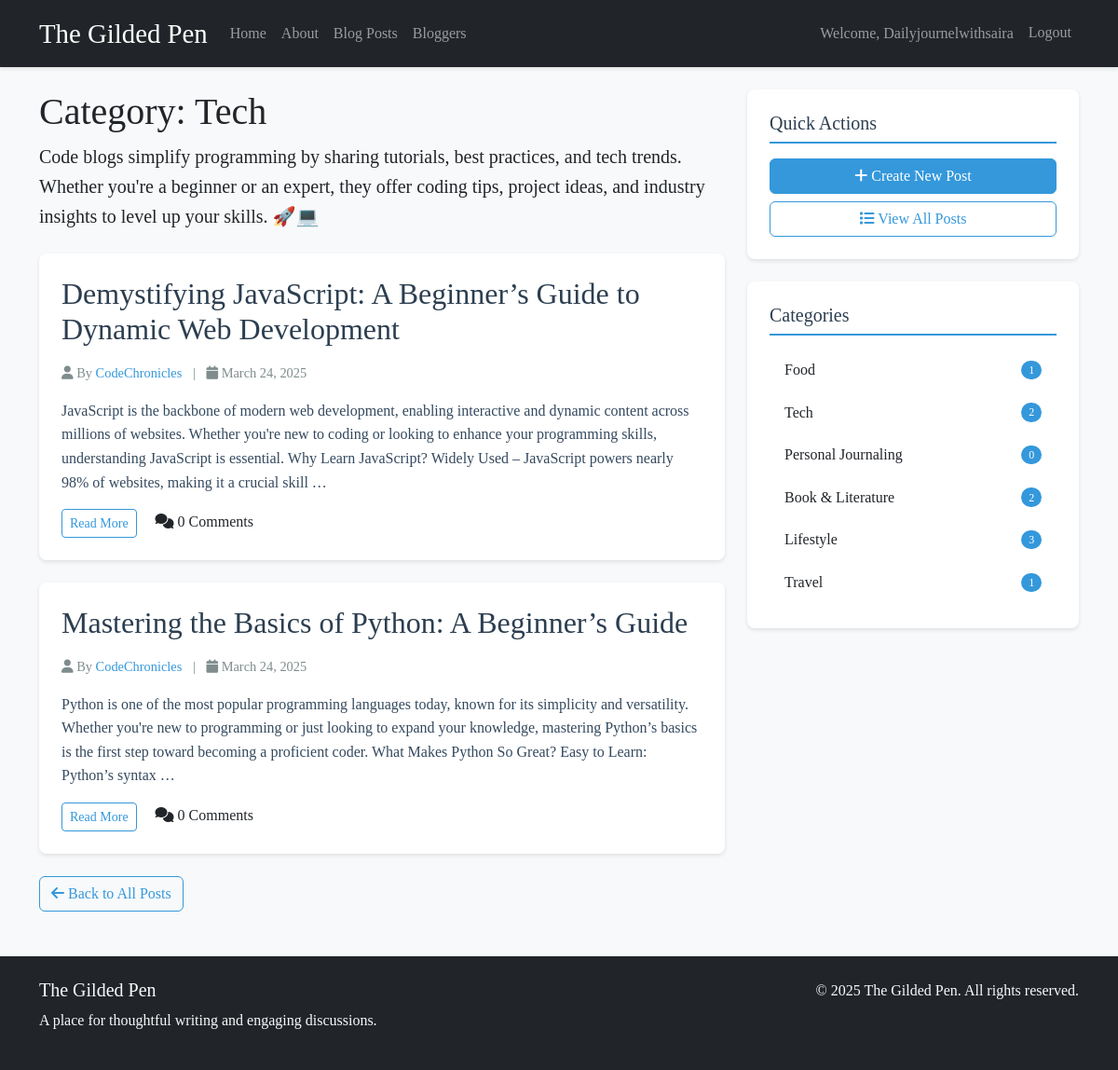
The page /category/tech/ (signed in) on the database its author committed.
### blog/models.py (models this page shows, shortened)
class Category(models.Model):
    name = models.CharField(max_length=100, unique=True)
    slug = models.SlugField(max_length=100, unique=True)
    description = models.TextField(blank=True)
    class Meta:
        verbose_name_plural = "categories"

class Post(models.Model):
    title = models.CharField(max_length=200)
    slug = models.SlugField(max_length=200, unique=True)
    author = models.ForeignKey(User, on_delete=models.CASCADE, related_name='blog_posts')
    content = models.TextField()
    created_date = models.DateTimeField(default=timezone.now)
    published_date = models.DateTimeField(blank=True, null=True)
    category = models.ForeignKey(Category, on_delete=models.SET_NULL, null=True, related_name='posts')
    tags = models.ManyToManyField(Tag, blank=True, related_name='posts')
    class Meta:
        ordering = ['-published_date']

### blog/views.py (the view)
# urls.py: path('category/<slug:slug>/', views.CategoryDetailView.as_view(), name='category_detail'),
class CategoryDetailView(LoginRequiredMixin, DetailView):
    model = Category
    template_name = 'blog/category_detail.html'
    context_object_name = 'category'
    login_url = 'login'
    redirect_field_name = 'next'
    def get_context_data(self, **kwargs):
        context = super().get_context_data(**kwargs)
        context['posts'] = self.object.posts.all().order_by('-published_date')
        context['categories'] = Category.objects.all()
        context['tags'] = Tag.objects.all()
        return context

### blog/templates/blog/category_detail.html (shortened to what this page needs)
{% extends 'blog/base.html' %}
{% block content %}
<div class="category-header mb-4">
    <h1 class="mb-2">Category: {{ category.name }}</h1>
    {% if category.description %}
        <p class="lead">{{ category.description }}</p>
    {% endif %}
</div>
{% if posts %}
    {% for post in posts %}
        <article class="post-card">
            <h2 class="post-title">
                <a href="{% url 'blog:post_detail' post.slug %}" class="text-decoration-none">{{ post.title }}</a>
            </h2>
            <div class="post-meta mb-3">
                <span><i class="fas fa-user"></i> By <a href="{% url 'blog:blogger_detail' post.author.username %}" class="text-decoration-none">{{ post.author.username }}</a></span>
                <span class="mx-2">|</span>
                <span><i class="fas fa-calendar"></i> {{ post.published_date|date:"F j, Y" }}</span>
            </div>
            <div class="post-content">
                {{ post.content|truncatewords:50 }}
            </div>
            <div class="mt-3">
                <a href="{% url 'blog:post_detail' post.slug %}" class="btn btn-outline-primary btn-sm">Read More</a>
                <span class="ms-3"><i class="fas fa-comments"></i> {{ post.comments.count }} Comments</span>
            </div>
        </article>
    {% endfor %}
{% else %}
    <div class="post-card">
        <p class="text-center">No posts in this category yet.
            <a href="{% url 'blog:post_create' %}" class="text-decoration-none">Create the first post!</a>
        </p>
    </div>
{% endif %}
<div class="mt-4">
    <a href="{% url 'blog:post_list' %}" class="btn btn-outline-primary">
        <i class="fas fa-arrow-left"></i> Back to All Posts
    </a>
</div>
{% endblock %}

### blog/templates/blog/base.html (shortened to what this page needs)
<!DOCTYPE html>
<html lang="en">
<head>
    <link href="https://cdn.jsdelivr.net/npm/bootstrap@5.3.0/dist/css/bootstrap.min.css" rel="stylesheet">
    <link rel="stylesheet" href="https://cdnjs.cloudflare.com/ajax/libs/font-awesome/6.0.0/css/all.min.css">
</head>
<body>
    <nav class="navbar navbar-expand-lg navbar-dark bg-dark mb-4">
        <div class="container">
            <a class="navbar-brand" href="{% url 'blog:home' %}">The Gilded Pen</a>
            <div class="collapse navbar-collapse" id="navbarNav">
                <ul class="navbar-nav me-auto">
                    <li class="nav-item">
                        <a class="nav-link" href="{% url 'blog:home' %}">Home</a>
                    </li>
                    <li class="nav-item">
                        <a class="nav-link" href="{% url 'blog:index' %}">About</a>
                    </li>
                    <li class="nav-item">
                        <a class="nav-link" href="{% url 'blog:post_list' %}">Blog Posts</a>
                    </li>
                    <li class="nav-item">
                        <a class="nav-link" href="{% url 'blog:blogger_list' %}">Bloggers</a>
                    </li>
                </ul>
                <ul class="navbar-nav">
                    {% if user.is_authenticated %}
                        <li class="nav-item">
                            <span class="nav-link">Welcome, {{ user.username }}</span>
                        </li>
                        <li class="nav-item">
                            <form method="post" action="{% url 'logout' %}" class="d-inline">
                                <button type="submit" class="btn nav-link">Logout</button>
                            </form>
                        </li>
                    {% endif %}
                </ul>
            </div>
        </div>
    </nav>
    <div class="container mt-4">
        <div class="row">
            <div class="col-md-8">
                {% block content %}{% endblock %}
            </div>
            <div class="col-md-4">
                {% if user.is_authenticated %}
                    <div class="sidebar-widget post-card mb-4">
                        <h4 class="widget-title">Quick Actions</h4>
                        <div class="d-grid gap-2">
                            <a href="{% url 'blog:post_create' %}" class="btn btn-primary">
                                <i class="fas fa-plus"></i> Create New Post
                            </a>
                            <a href="{% url 'blog:post_list' %}" class="btn btn-outline-primary">
                                <i class="fas fa-list"></i> View All Posts
                            </a>
                        </div>
                    </div>
                    {% if categories %}
                        <div class="sidebar-widget post-card mb-4">
                            <h4 class="widget-title">Categories</h4>
                            <div class="list-group">
                                {% for category in categories %}
                                    <a href="{% url 'blog:category_detail' category.slug %}"
                                       class="list-group-item list-group-item-action d-flex justify-content-between align-items-center">
                                        {{ category.name }}
                                        <span class="badge bg-primary rounded-pill">{{ category.posts.count }}</span>
                                    </a>
                                {% endfor %}
                            </div>
                        </div>
                    {% endif %}
                {% endif %}
            </div>
        </div>
    </div>
    <footer class="bg-dark text-light mt-5">
        <div class="container py-4">
            <div class="row">
                <div class="col-md-6">
                    <h5>The Gilded Pen</h5>
                    <p>A place for thoughtful writing and engaging discussions.</p>
                </div>
                <div class="col-md-6 text-md-end">
                    <p>&copy; {% now "Y" %} The Gilded Pen. All rights reserved.</p>
                </div>
            </div>
        </div>
    </footer>
</body>
</html>

### blog/templates/blog/base.html (style rules this page uses)
body { font-family: 'Georgia', serif; line-height: 1.6; background-color: #f8f9fa; }
.navbar-brand { font-family: 'Playfair Display', serif; font-size: 1.8rem; }
.post-card { background-color: white; border-radius: 10px; box-shadow: 0 2px 4px rgba(0,0,0,0.1); margin-bottom: 20px; padding: 20px; }
.post-title { color: #2c3e50; font-family: 'Playfair Display', serif; }
.post-meta { color: #7f8c8d; font-size: 0.9rem; }
.post-card { background-color: #fff; border-radius: 8px; box-shadow: 0 2px 4px rgba(0, 0, 0, 0.1); padding: 1.5rem; margin-bottom: 1.5rem; }
.post-title { color: #2c3e50; margin-bottom: 1rem; }
.post-title a { color: inherit; text-decoration: none; }
.post-meta a { color: #3498db; }
.post-content { color: #34495e; line-height: 1.6; }
.sidebar-widget { margin-bottom: 2rem; }
.widget-title { color: #2c3e50; font-size: 1.25rem; margin-bottom: 1rem; padding-bottom: 0.5rem; border-bottom: 2px solid #3498db; }
.list-group-item { border: none; border-radius: 4px !important; margin-bottom: 0.25rem; transition: all 0.2s ease; }
.navbar { box-shadow: 0 2px 4px rgba(0, 0, 0, 0.1); }
.btn-primary { background-color: #3498db; border-color: #3498db; }
.btn-outline-primary { color: #3498db; border-color: #3498db; }
.badge { font-weight: 500; }
.badge.bg-primary { background-color: #3498db !important; }

### rows shown on the page
Category: name "Tech", description "Code blogs simplify programming by sharing tutorials, best practices, and tech trends. Whether you're a beginner or an expert, they offer coding tips, project ideas, and industry insights to level up your skills. 🚀💻", posts.count "2"
Post: title "Demystifying JavaScript: A Beginner’s Guide to Dynamic Web Development", author.username "CodeChronicles", published_date "March 24, 2025", content "JavaScript is the backbone of modern web development, enabling interactive and dynamic content across millions of websites. Whether you're new to coding or looking to enhance your programming skills, understanding JavaScript is essential. Why Learn JavaScript? Widely Used – JavaScript powers nearly 98% of websites, making it a crucial skill …", comments.count "0"
Post: title "Mastering the Basics of Python: A Beginner’s Guide", author.username "CodeChronicles", published_date "March 24, 2025", content "Python is one of the most popular programming languages today, known for its simplicity and versatility. Whether you're new to programming or just looking to expand your knowledge, mastering Python’s basics is the first step toward becoming a proficient coder. What Makes Python So Great? Easy to Learn: Python’s syntax …", comments.count "0"
Category: name "Food", posts.count "1"
Category: name "Personal Journaling", posts.count "0"
Category: name "Book & Literature", posts.count "2"
Category: name "Lifestyle", posts.count "3"
Category: name "Travel", posts.count "1"

### other values the page prints
{{ user.username }} "Dailyjournelwithsaira"
